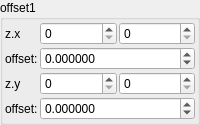
    <widget class="QGroupBox" name="groupBox_4">
     <property name="title">
      <string>offset1</string>
     </property>
     <layout class="QVBoxLayout" name="verticalLayout_6" stretch="0">
      <property name="spacing">
       <number>2</number>
      </property>
      <property name="leftMargin">
       <number>2</number>
      </property>
      <property name="topMargin">
       <number>2</number>
      </property>
      <property name="rightMargin">
       <number>2</number>
      </property>
      <property name="bottomMargin">
       <number>2</number>
      </property>
      <item>
       <layout class="QGridLayout" name="gridLayout_12" columnstretch="0,1,1">
        <property name="spacing">
         <number>2</number>
        </property>
        <item row="0" column="0">
         <widget class="QLabel" name="label_44">
          <property name="text">
           <string notr="true">z.x</string>
          </property>
         </widget>
        </item>
        <item row="1" column="0">
         <widget class="QLabel" name="label_111">
          <property name="text">
           <string>offset:</string>
          </property>
         </widget>
        </item>
        <item row="2" column="0">
         <widget class="QLabel" name="label_48">
          <property name="text">
           <string notr="true">z.y</string>
          </property>
         </widget>
        </item>
        <item row="3" column="0">
         <widget class="QLabel" name="label_112">
          <property name="text">
           <string>offset:</string>
          </property>
         </widget>
        </item>
        <item row="0" column="1">
         <widget class="MySpinBox" name="spinboxInt_transf_start_iterations_E">
          <property name="sizePolicy">
           <sizepolicy hsizetype="Minimum" vsizetype="Maximum">
            <horstretch>0</horstretch>
            <verstretch>0</verstretch>
           </sizepolicy>
          </property>
          <property name="maximum">
           <number>999</number>
          </property>
         </widget>
        </item>
        <item row="0" column="2">
         <widget class="MySpinBox" name="spinboxInt_transf_stop_iterations_E">
          <property name="sizePolicy">
           <sizepolicy hsizetype="Minimum" vsizetype="Maximum">
            <horstretch>0</horstretch>
            <verstretch>0</verstretch>
           </sizepolicy>
          </property>
          <property name="maximum">
           <number>999</number>
          </property>
         </widget>
        </item>
        <item row="2" column="1">
         <widget class="MySpinBox" name="spinboxInt_transf_start_iterations_F">
          <property name="sizePolicy">
           <sizepolicy hsizetype="Minimum" vsizetype="Maximum">
            <horstretch>0</horstretch>
            <verstretch>0</verstretch>
           </sizepolicy>
          </property>
          <property name="maximum">
           <number>999</number>
          </property>
         </widget>
        </item>
        <item row="2" column="2">
         <widget class="MySpinBox" name="spinboxInt_transf_stop_iterations_F">
          <property name="sizePolicy">
           <sizepolicy hsizetype="Minimum" vsizetype="Maximum">
            <horstretch>0</horstretch>
            <verstretch>0</verstretch>
           </sizepolicy>
          </property>
          <property name="maximum">
           <number>999</number>
          </property>
         </widget>
        </item>
        <item row="1" column="1" colspan="2">
         <widget class="MyDoubleSpinBox" name="spinbox_transf_offset_1">
          <property name="sizePolicy">
           <sizepolicy hsizetype="Minimum" vsizetype="Maximum">
            <horstretch>0</horstretch>
            <verstretch>0</verstretch>
           </sizepolicy>
          </property>
          <property name="prefix">
           <string/>
          </property>
          <property name="suffix">
           <string/>
          </property>
          <property name="decimals">
           <number>6</number>
          </property>
          <property name="minimum">
           <double>-99.989999999999995</double>
          </property>
          <property name="maximum">
           <double>99.989999999999995</double>
          </property>
          <property name="singleStep">
           <double>0.100000000000000</double>
          </property>
         </widget>
        </item>
        <item row="3" column="1" colspan="2">
         <widget class="MyDoubleSpinBox" name="spinbox_transf_offsetA_1">
          <property name="sizePolicy">
           <sizepolicy hsizetype="Minimum" vsizetype="Maximum">
            <horstretch>0</horstretch>
            <verstretch>0</verstretch>
           </sizepolicy>
          </property>
          <property name="prefix">
           <string/>
          </property>
          <property name="suffix">
           <string/>
          </property>
          <property name="decimals">
           <number>6</number>
          </property>
          <property name="minimum">
           <double>-99.989999999999995</double>
          </property>
          <property name="maximum">
           <double>99.989999999999995</double>
          </property>
          <property name="singleStep">
           <double>0.100000000000000</double>
          </property>
         </widget>
        </item>
       </layout>
      </item>
     </layout>
    </widget>
